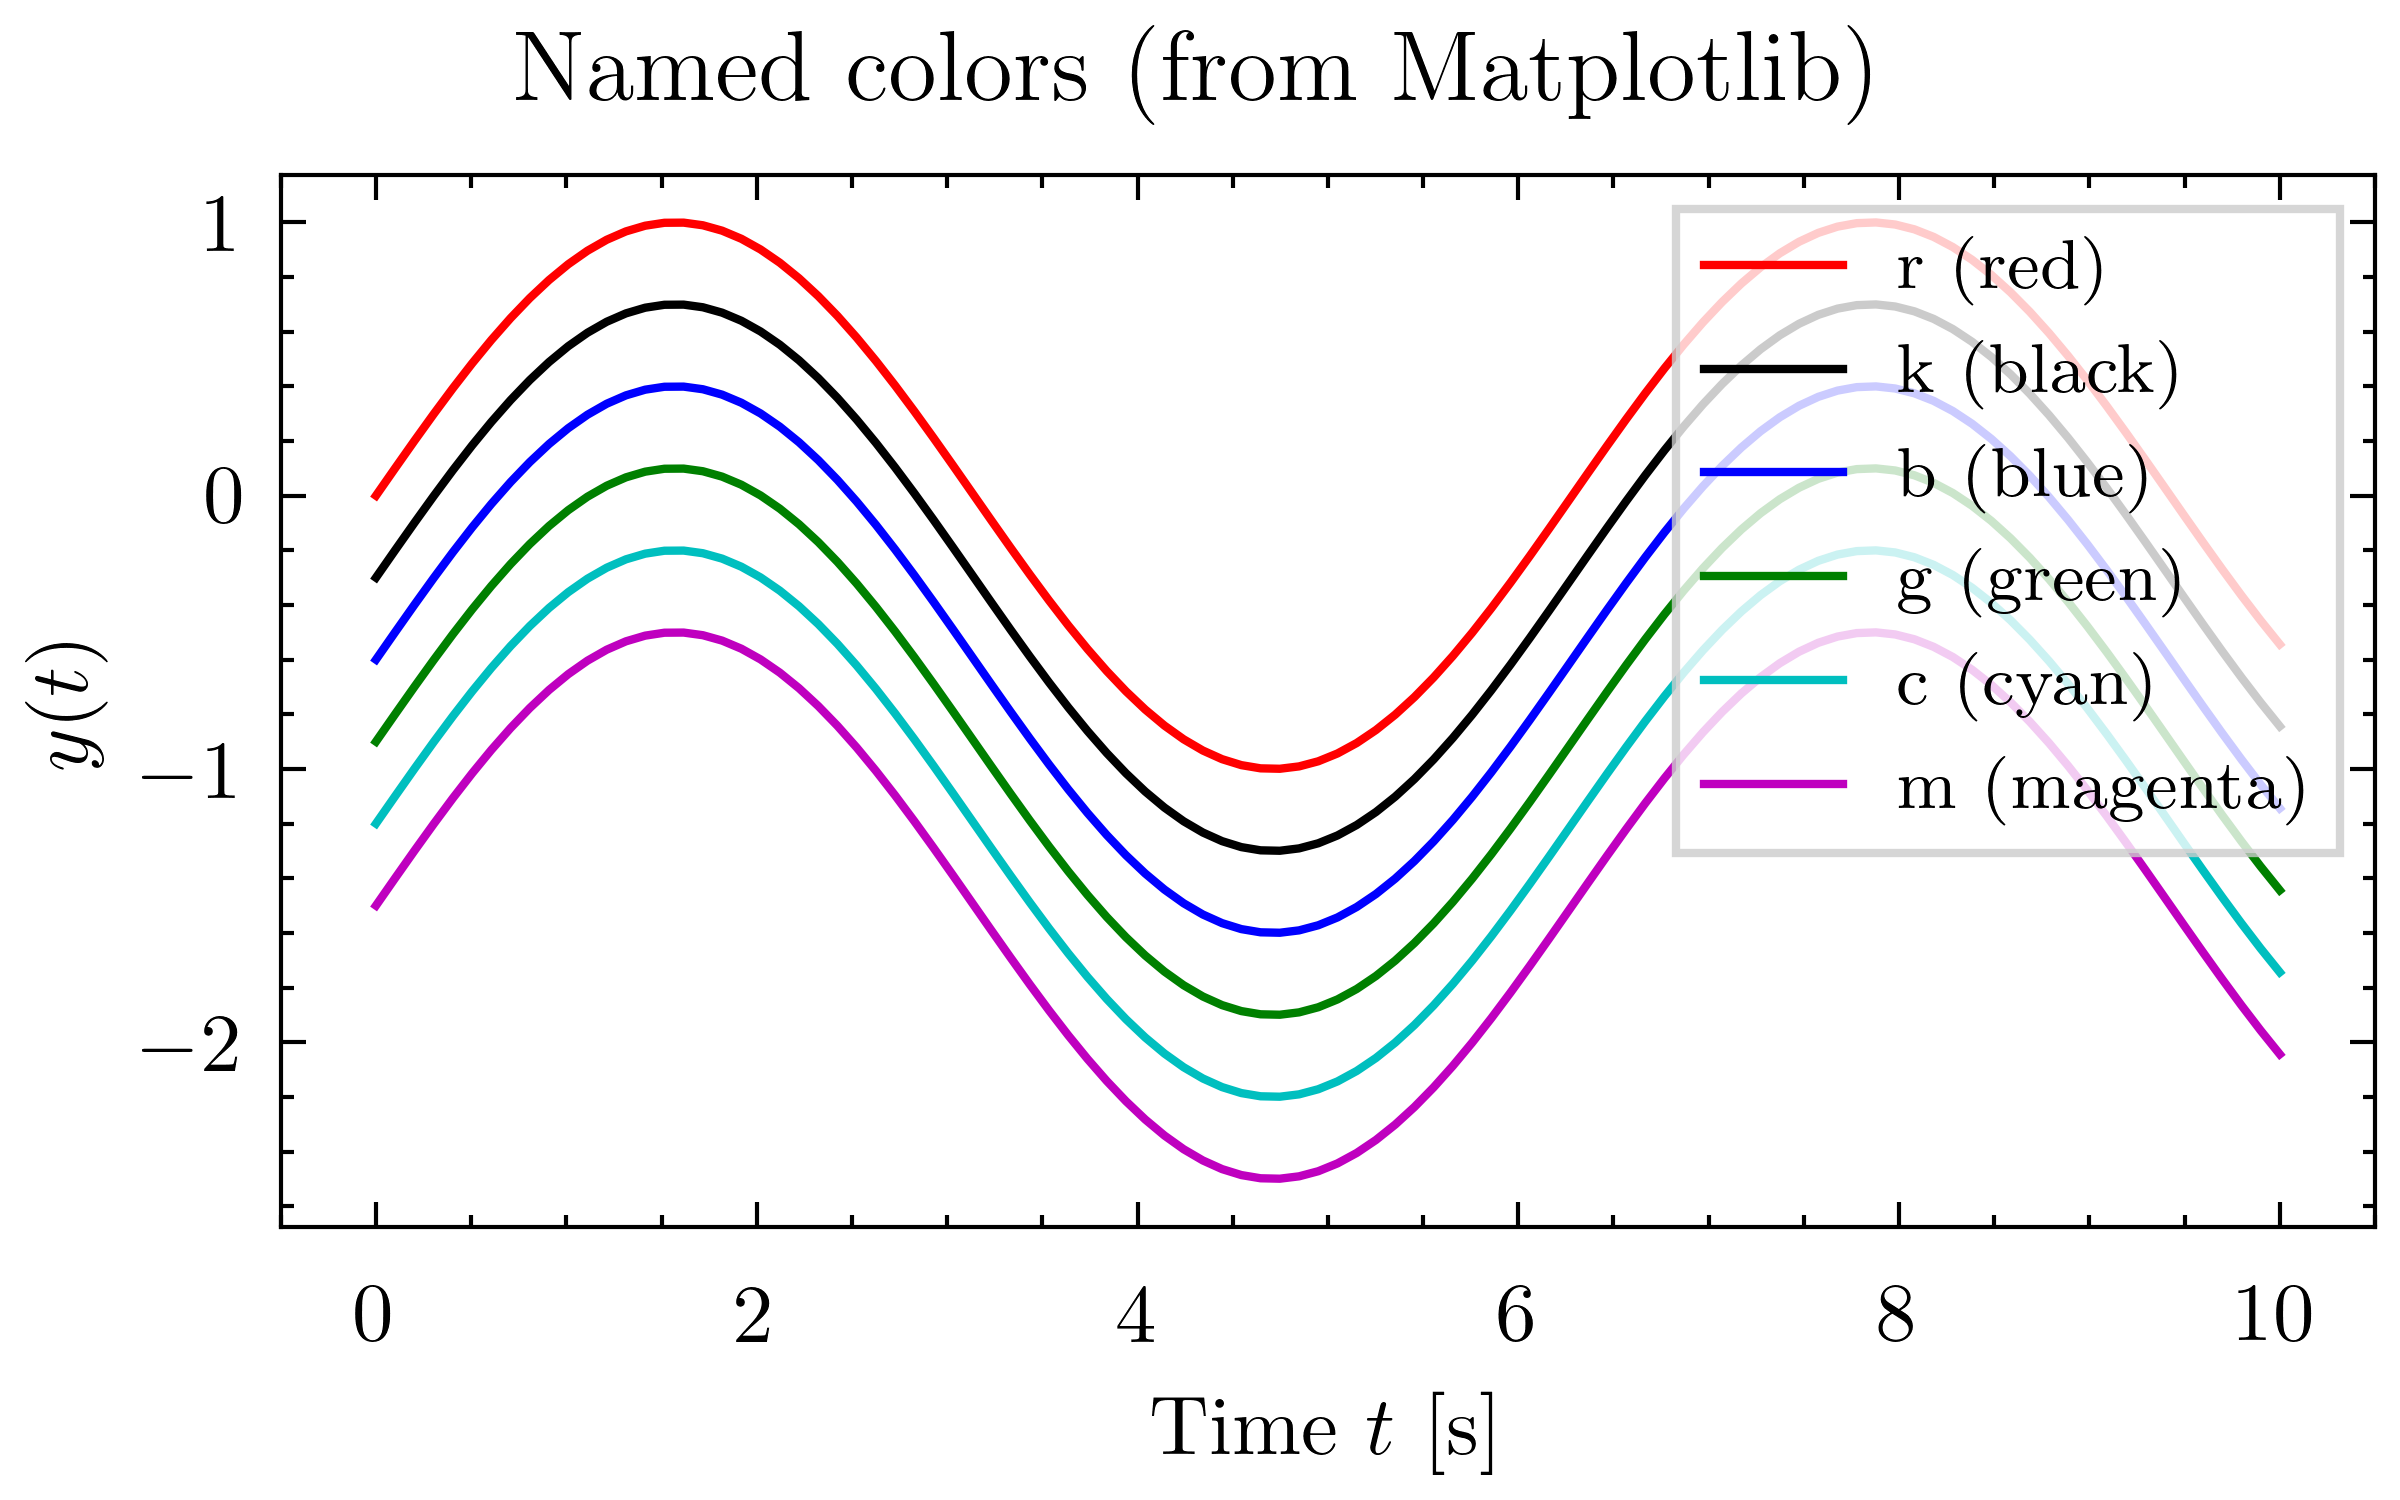

Python code for this plot:
import matplotlib.pyplot as plt
import numpy as np

t = np.linspace(0, 10, 100)
y = np.sin(t)

with plt.style.context("physics_plot.pp_base"):
    fig, ax = plt.subplots(figsize=(4, 2.5), constrained_layout=True)
    ax.plot(t, y - 0.0, "r", label="r (red)")
    ax.plot(t, y - 0.3, "k", label="k (black)")
    ax.plot(t, y - 0.6, "b", label="b (blue)")
    ax.plot(t, y - 0.9, "g", label="g (green)")
    ax.plot(t, y - 1.2, "c", label="c (cyan)")
    ax.plot(t, y - 1.5, "m", label="m (magenta)")

    ax.set_ylabel(r"$y(t)$")
    ax.set_xlabel(r"Time $t$ [s]")
    ax.legend(loc="upper right")
    fig.suptitle(r"Named colors (from Matplotlib)")
    fig.savefig("color-named.png")
